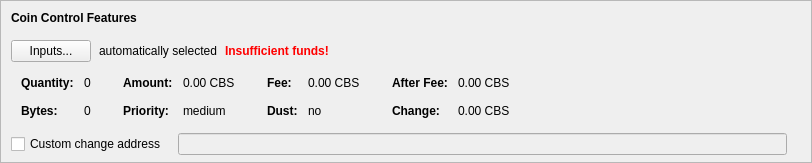
    <widget class="QFrame" name="frameCoinControl">
     <property name="sizePolicy">
      <sizepolicy hsizetype="Expanding" vsizetype="Expanding">
       <horstretch>0</horstretch>
       <verstretch>0</verstretch>
      </sizepolicy>
     </property>
     <property name="maximumSize">
      <size>
       <width>16777215</width>
       <height>16777215</height>
      </size>
     </property>
     <property name="frameShape">
      <enum>QFrame::StyledPanel</enum>
     </property>
     <property name="frameShadow">
      <enum>QFrame::Sunken</enum>
     </property>
     <layout class="QVBoxLayout" name="verticalLayoutCoinControl2">
      <property name="spacing">
       <number>0</number>
      </property>
      <property name="leftMargin">
       <number>0</number>
      </property>
      <property name="topMargin">
       <number>0</number>
      </property>
      <property name="rightMargin">
       <number>0</number>
      </property>
      <property name="bottomMargin">
       <number>6</number>
      </property>
      <item>
       <layout class="QVBoxLayout" name="verticalLayoutCoinControl" stretch="0,0,0,0,1">
        <property name="spacing">
         <number>0</number>
        </property>
        <property name="leftMargin">
         <number>10</number>
        </property>
        <property name="topMargin">
         <number>10</number>
        </property>
        <item>
         <layout class="QHBoxLayout" name="horizontalLayoutCoinControl1">
          <property name="bottomMargin">
           <number>15</number>
          </property>
          <item>
           <widget class="QLabel" name="labelCoinControlFeatures">
            <property name="sizePolicy">
             <sizepolicy hsizetype="Preferred" vsizetype="Maximum">
              <horstretch>0</horstretch>
              <verstretch>0</verstretch>
             </sizepolicy>
            </property>
            <property name="font">
             <font>
              <weight>75</weight>
              <bold>true</bold>
             </font>
            </property>
            <property name="styleSheet">
             <string notr="true">font-weight:bold;</string>
            </property>
            <property name="text">
             <string>Coin Control Features</string>
            </property>
           </widget>
          </item>
         </layout>
        </item>
        <item>
         <layout class="QHBoxLayout" name="horizontalLayoutCoinControl2" stretch="0,0,0,0">
          <property name="spacing">
           <number>8</number>
          </property>
          <property name="bottomMargin">
           <number>10</number>
          </property>
          <item>
           <widget class="QPushButton" name="pushButtonCoinControl">
            <property name="styleSheet">
             <string notr="true"/>
            </property>
            <property name="text">
             <string>Inputs...</string>
            </property>
            <property name="autoDefault">
             <bool>false</bool>
            </property>
           </widget>
          </item>
          <item>
           <widget class="QLabel" name="labelCoinControlAutomaticallySelected">
            <property name="text">
             <string>automatically selected</string>
            </property>
            <property name="margin">
             <number>5</number>
            </property>
           </widget>
          </item>
          <item>
           <widget class="QLabel" name="labelCoinControlInsuffFunds">
            <property name="font">
             <font>
              <weight>75</weight>
              <bold>true</bold>
             </font>
            </property>
            <property name="styleSheet">
             <string notr="true">color:red;font-weight:bold;</string>
            </property>
            <property name="text">
             <string>Insufficient funds!</string>
            </property>
            <property name="margin">
             <number>5</number>
            </property>
           </widget>
          </item>
          <item>
           <spacer name="horizontalSpacerCoinControl">
            <property name="orientation">
             <enum>Qt::Horizontal</enum>
            </property>
            <property name="sizeHint" stdset="0">
             <size>
              <width>40</width>
              <height>1</height>
             </size>
            </property>
           </spacer>
          </item>
         </layout>
        </item>
        <item>
         <widget class="QWidget" name="widgetCoinControl" native="true">
          <property name="sizePolicy">
           <sizepolicy hsizetype="Preferred" vsizetype="Preferred">
            <horstretch>0</horstretch>
            <verstretch>0</verstretch>
           </sizepolicy>
          </property>
          <property name="minimumSize">
           <size>
            <width>0</width>
            <height>0</height>
           </size>
          </property>
          <property name="styleSheet">
           <string notr="true"/>
          </property>
          <layout class="QHBoxLayout" name="horizontalLayoutCoinControl5">
           <property name="leftMargin">
            <number>0</number>
           </property>
           <property name="topMargin">
            <number>0</number>
           </property>
           <property name="rightMargin">
            <number>0</number>
           </property>
           <property name="bottomMargin">
            <number>0</number>
           </property>
           <item>
            <layout class="QHBoxLayout" name="horizontalLayoutCoinControl3" stretch="0,0,0,1">
             <property name="spacing">
              <number>20</number>
             </property>
             <property name="topMargin">
              <number>0</number>
             </property>
             <property name="bottomMargin">
              <number>10</number>
             </property>
             <item>
              <layout class="QFormLayout" name="formLayoutCoinControl1">
               <property name="horizontalSpacing">
                <number>10</number>
               </property>
               <property name="verticalSpacing">
                <number>14</number>
               </property>
               <property name="leftMargin">
                <number>10</number>
               </property>
               <property name="topMargin">
                <number>4</number>
               </property>
               <property name="rightMargin">
                <number>6</number>
               </property>
               <item row="0" column="0">
                <widget class="QLabel" name="labelCoinControlQuantityText">
                 <property name="font">
                  <font>
                   <weight>75</weight>
                   <bold>true</bold>
                  </font>
                 </property>
                 <property name="text">
                  <string>Quantity:</string>
                 </property>
                 <property name="margin">
                  <number>0</number>
                 </property>
                </widget>
               </item>
               <item row="0" column="1">
                <widget class="QLabel" name="labelCoinControlQuantity">
                 <property name="cursor">
                  <cursorShape>IBeamCursor</cursorShape>
                 </property>
                 <property name="contextMenuPolicy">
                  <enum>Qt::ActionsContextMenu</enum>
                 </property>
                 <property name="text">
                  <string notr="true">0</string>
                 </property>
                 <property name="margin">
                  <number>0</number>
                 </property>
                 <property name="textInteractionFlags">
                  <set>Qt::LinksAccessibleByMouse|Qt::TextSelectableByKeyboard|Qt::TextSelectableByMouse</set>
                 </property>
                </widget>
               </item>
               <item row="1" column="0">
                <widget class="QLabel" name="labelCoinControlBytesText">
                 <property name="font">
                  <font>
                   <weight>75</weight>
                   <bold>true</bold>
                  </font>
                 </property>
                 <property name="text">
                  <string>Bytes:</string>
                 </property>
                </widget>
               </item>
               <item row="1" column="1">
                <widget class="QLabel" name="labelCoinControlBytes">
                 <property name="cursor">
                  <cursorShape>IBeamCursor</cursorShape>
                 </property>
                 <property name="contextMenuPolicy">
                  <enum>Qt::ActionsContextMenu</enum>
                 </property>
                 <property name="text">
                  <string notr="true">0</string>
                 </property>
                 <property name="textInteractionFlags">
                  <set>Qt::LinksAccessibleByMouse|Qt::TextSelectableByKeyboard|Qt::TextSelectableByMouse</set>
                 </property>
                </widget>
               </item>
              </layout>
             </item>
             <item>
              <layout class="QFormLayout" name="formLayoutCoinControl2">
               <property name="horizontalSpacing">
                <number>10</number>
               </property>
               <property name="verticalSpacing">
                <number>14</number>
               </property>
               <property name="leftMargin">
                <number>6</number>
               </property>
               <property name="topMargin">
                <number>4</number>
               </property>
               <property name="rightMargin">
                <number>6</number>
               </property>
               <item row="0" column="0">
                <widget class="QLabel" name="labelCoinControlAmountText">
                 <property name="font">
                  <font>
                   <weight>75</weight>
                   <bold>true</bold>
                  </font>
                 </property>
                 <property name="text">
                  <string>Amount:</string>
                 </property>
                 <property name="margin">
                  <number>0</number>
                 </property>
                </widget>
               </item>
               <item row="0" column="1">
                <widget class="QLabel" name="labelCoinControlAmount">
                 <property name="cursor">
                  <cursorShape>IBeamCursor</cursorShape>
                 </property>
                 <property name="contextMenuPolicy">
                  <enum>Qt::ActionsContextMenu</enum>
                 </property>
                 <property name="text">
                  <string notr="true">0.00 CBS</string>
                 </property>
                 <property name="textInteractionFlags">
                  <set>Qt::LinksAccessibleByMouse|Qt::TextSelectableByKeyboard|Qt::TextSelectableByMouse</set>
                 </property>
                </widget>
               </item>
               <item row="1" column="0">
                <widget class="QLabel" name="labelCoinControlPriorityText">
                 <property name="font">
                  <font>
                   <weight>75</weight>
                   <bold>true</bold>
                  </font>
                 </property>
                 <property name="text">
                  <string>Priority:</string>
                 </property>
                </widget>
               </item>
               <item row="1" column="1">
                <widget class="QLabel" name="labelCoinControlPriority">
                 <property name="cursor">
                  <cursorShape>IBeamCursor</cursorShape>
                 </property>
                 <property name="contextMenuPolicy">
                  <enum>Qt::ActionsContextMenu</enum>
                 </property>
                 <property name="text">
                  <string>medium</string>
                 </property>
                 <property name="textInteractionFlags">
                  <set>Qt::LinksAccessibleByMouse|Qt::TextSelectableByKeyboard|Qt::TextSelectableByMouse</set>
                 </property>
                </widget>
               </item>
              </layout>
             </item>
             <item>
              <layout class="QFormLayout" name="formLayoutCoinControl3">
               <property name="horizontalSpacing">
                <number>10</number>
               </property>
               <property name="verticalSpacing">
                <number>14</number>
               </property>
               <property name="leftMargin">
                <number>6</number>
               </property>
               <property name="topMargin">
                <number>4</number>
               </property>
               <property name="rightMargin">
                <number>6</number>
               </property>
               <item row="0" column="0">
                <widget class="QLabel" name="labelCoinControlFeeText">
                 <property name="font">
                  <font>
                   <weight>75</weight>
                   <bold>true</bold>
                  </font>
                 </property>
                 <property name="text">
                  <string>Fee:</string>
                 </property>
                 <property name="margin">
                  <number>0</number>
                 </property>
                </widget>
               </item>
               <item row="0" column="1">
                <widget class="QLabel" name="labelCoinControlFee">
                 <property name="cursor">
                  <cursorShape>IBeamCursor</cursorShape>
                 </property>
                 <property name="contextMenuPolicy">
                  <enum>Qt::ActionsContextMenu</enum>
                 </property>
                 <property name="text">
                  <string notr="true">0.00 CBS</string>
                 </property>
                 <property name="textInteractionFlags">
                  <set>Qt::LinksAccessibleByMouse|Qt::TextSelectableByKeyboard|Qt::TextSelectableByMouse</set>
                 </property>
                </widget>
               </item>
               <item row="1" column="0">
                <widget class="QLabel" name="labelCoinControlLowOutputText">
                 <property name="font">
                  <font>
                   <weight>75</weight>
                   <bold>true</bold>
                  </font>
                 </property>
                 <property name="text">
                  <string>Dust:</string>
                 </property>
                </widget>
               </item>
               <item row="1" column="1">
                <widget class="QLabel" name="labelCoinControlLowOutput">
                 <property name="cursor">
                  <cursorShape>IBeamCursor</cursorShape>
                 </property>
                 <property name="contextMenuPolicy">
                  <enum>Qt::ActionsContextMenu</enum>
                 </property>
                 <property name="text">
                  <string>no</string>
                 </property>
                 <property name="textInteractionFlags">
                  <set>Qt::LinksAccessibleByMouse|Qt::TextSelectableByKeyboard|Qt::TextSelectableByMouse</set>
                 </property>
                </widget>
               </item>
              </layout>
             </item>
             <item>
              <layout class="QFormLayout" name="formLayoutCoinControl4">
               <property name="horizontalSpacing">
                <number>10</number>
               </property>
               <property name="verticalSpacing">
                <number>14</number>
               </property>
               <property name="leftMargin">
                <number>6</number>
               </property>
               <property name="topMargin">
                <number>4</number>
               </property>
               <property name="rightMargin">
                <number>6</number>
               </property>
               <item row="0" column="0">
                <widget class="QLabel" name="labelCoinControlAfterFeeText">
                 <property name="font">
                  <font>
                   <weight>75</weight>
                   <bold>true</bold>
                  </font>
                 </property>
                 <property name="text">
                  <string>After Fee:</string>
                 </property>
                 <property name="margin">
                  <number>0</number>
                 </property>
                </widget>
               </item>
               <item row="0" column="1">
                <widget class="QLabel" name="labelCoinControlAfterFee">
                 <property name="cursor">
                  <cursorShape>IBeamCursor</cursorShape>
                 </property>
                 <property name="contextMenuPolicy">
                  <enum>Qt::ActionsContextMenu</enum>
                 </property>
                 <property name="text">
                  <string notr="true">0.00 CBS</string>
                 </property>
                 <property name="textInteractionFlags">
                  <set>Qt::LinksAccessibleByMouse|Qt::TextSelectableByKeyboard|Qt::TextSelectableByMouse</set>
                 </property>
                </widget>
               </item>
               <item row="1" column="0">
                <widget class="QLabel" name="labelCoinControlChangeText">
                 <property name="font">
                  <font>
                   <weight>75</weight>
                   <bold>true</bold>
                  </font>
                 </property>
                 <property name="text">
                  <string>Change:</string>
                 </property>
                </widget>
               </item>
               <item row="1" column="1">
                <widget class="QLabel" name="labelCoinControlChange">
                 <property name="cursor">
                  <cursorShape>IBeamCursor</cursorShape>
                 </property>
                 <property name="contextMenuPolicy">
                  <enum>Qt::ActionsContextMenu</enum>
                 </property>
                 <property name="text">
                  <string notr="true">0.00 CBS</string>
                 </property>
                 <property name="textInteractionFlags">
                  <set>Qt::LinksAccessibleByMouse|Qt::TextSelectableByKeyboard|Qt::TextSelectableByMouse</set>
                 </property>
                </widget>
               </item>
              </layout>
             </item>
            </layout>
           </item>
          </layout>
         </widget>
        </item>
        <item>
         <layout class="QHBoxLayout" name="horizontalLayoutCoinControl4" stretch="0,0,0">
          <property name="spacing">
           <number>12</number>
          </property>
          <property name="sizeConstraint">
           <enum>QLayout::SetDefaultConstraint</enum>
          </property>
          <property name="topMargin">
           <number>5</number>
          </property>
          <property name="rightMargin">
           <number>5</number>
          </property>
          <item>
           <widget class="QCheckBox" name="checkBoxCoinControlChange">
            <property name="toolTip">
             <string>If this is activated, but the change address is empty or invalid, change will be sent to a newly generated address.</string>
            </property>
            <property name="text">
             <string>Custom change address</string>
            </property>
           </widget>
          </item>
          <item>
           <widget class="QValidatedLineEdit" name="lineEditCoinControlChange">
            <property name="enabled">
             <bool>false</bool>
            </property>
            <property name="sizePolicy">
             <sizepolicy hsizetype="Expanding" vsizetype="Fixed">
              <horstretch>0</horstretch>
              <verstretch>0</verstretch>
             </sizepolicy>
            </property>
           </widget>
          </item>
          <item>
           <widget class="QLabel" name="labelCoinControlChangeLabel">
            <property name="sizePolicy">
             <sizepolicy hsizetype="Preferred" vsizetype="Expanding">
              <horstretch>0</horstretch>
              <verstretch>0</verstretch>
             </sizepolicy>
            </property>
            <property name="minimumSize">
             <size>
              <width>0</width>
              <height>0</height>
             </size>
            </property>
            <property name="text">
             <string/>
            </property>
            <property name="margin">
             <number>3</number>
            </property>
           </widget>
          </item>
         </layout>
        </item>
        <item>
         <spacer name="verticalSpacerCoinControl">
          <property name="orientation">
           <enum>Qt::Vertical</enum>
          </property>
          <property name="sizeHint" stdset="0">
           <size>
            <width>800</width>
            <height>1</height>
           </size>
          </property>
         </spacer>
        </item>
       </layout>
      </item>
     </layout>
    </widget>
